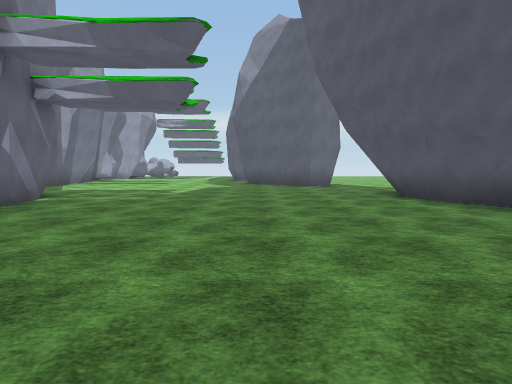
View 1 (above)

21 first-person views from a walk through a Unity game level. The camera is 1.3 m above the floor, tilts 4° down and sees 75° across. The floor is counted in squares, 2 m on a side. Each view is taken from the middle of a square. On the plan, view 1 faces up. The plan holds only what a view shows up to about 10 squares ahead; the rest is blank. The place goes on beyond the plan. Surface patterns are stand-ins for the level's own textures.

View 2
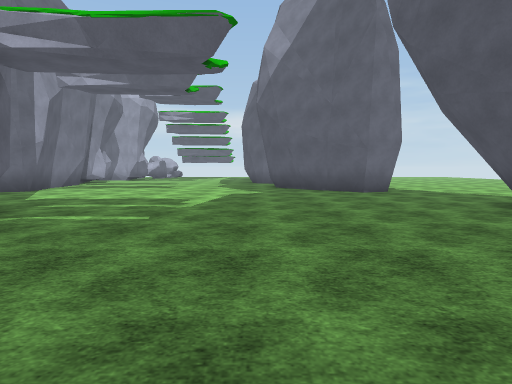

View 3
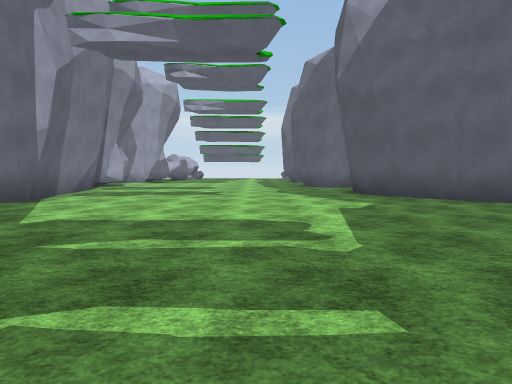

View 4
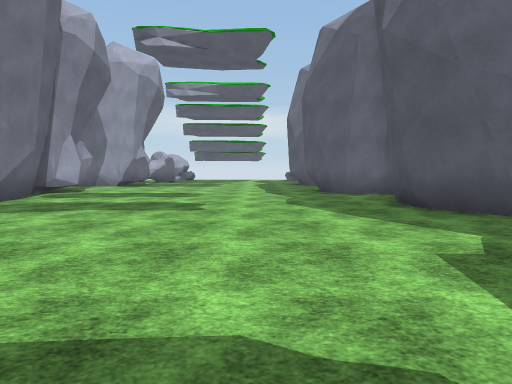

View 5
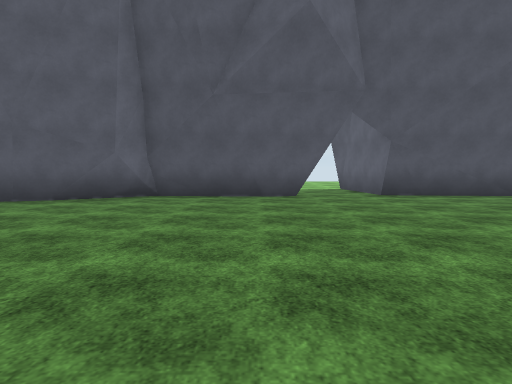

View 6
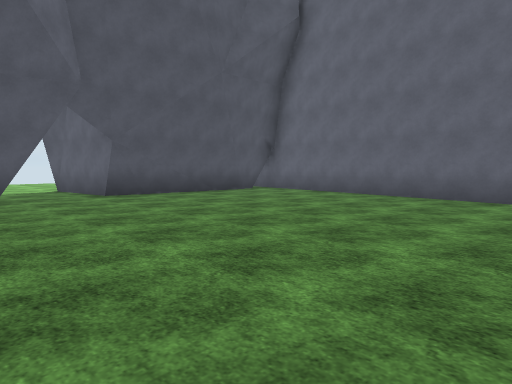

View 7
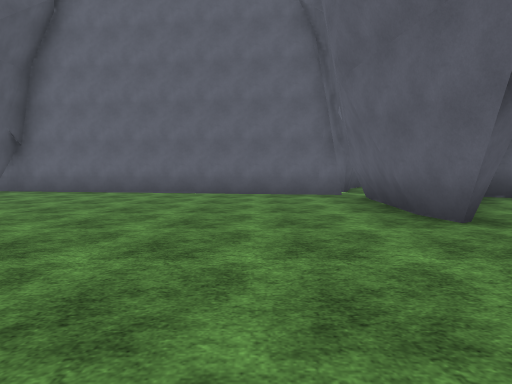

View 8
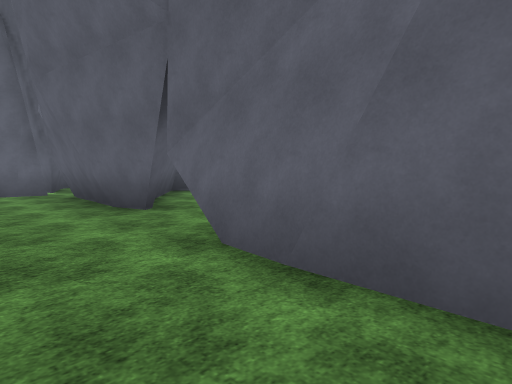

View 9
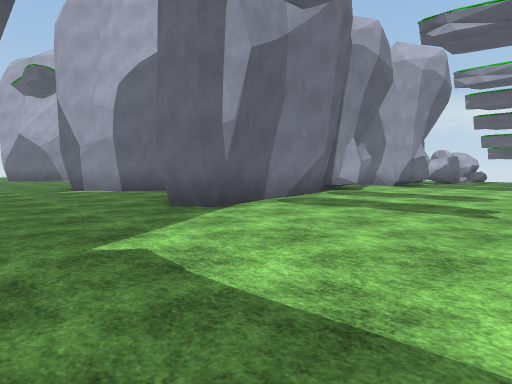

View 10
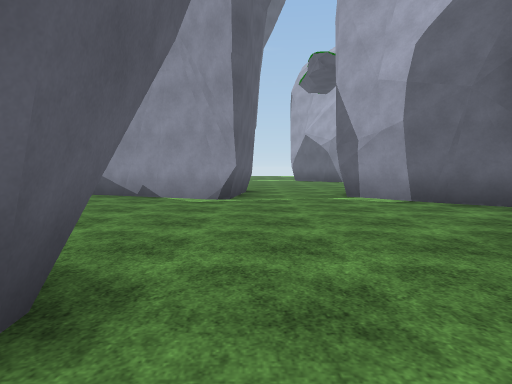

View 11
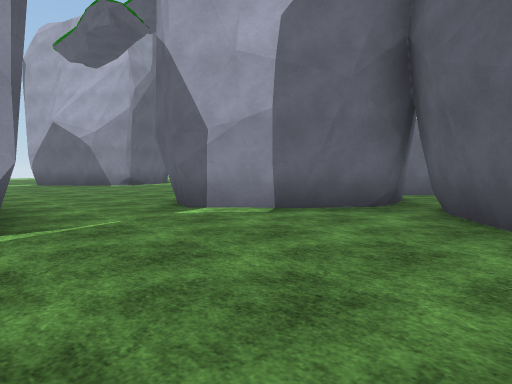

View 12
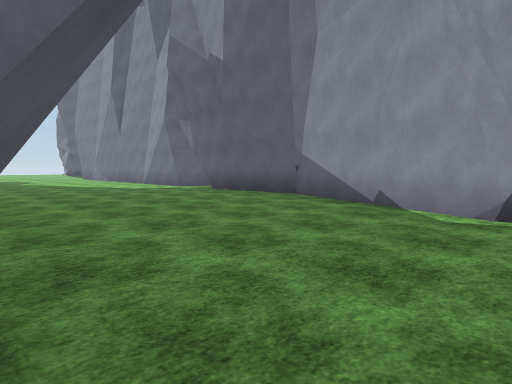

View 13
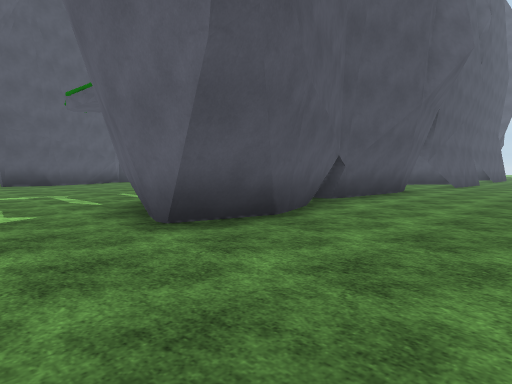

View 14
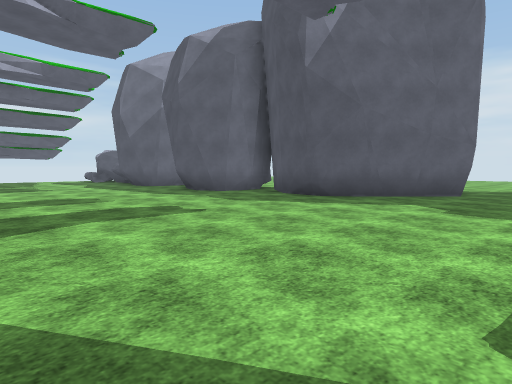

View 15
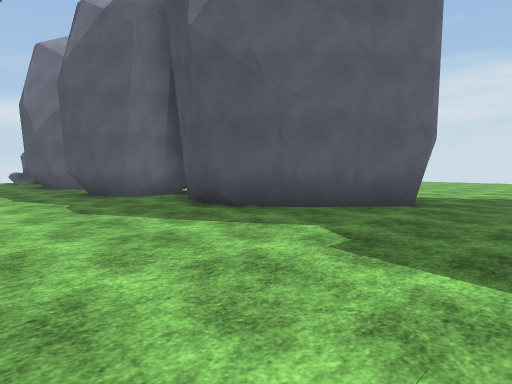

View 16
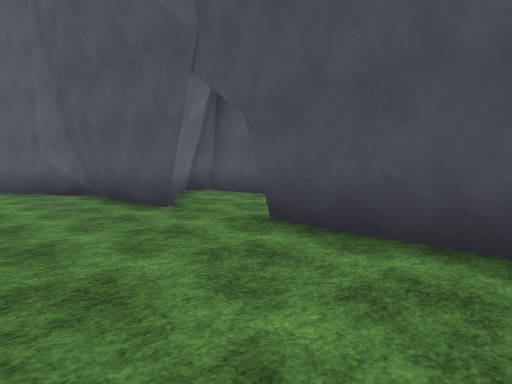

View 17
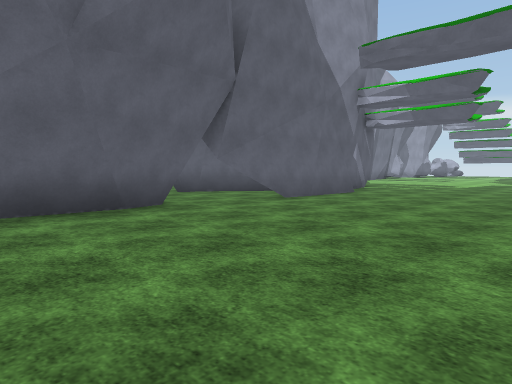

View 18
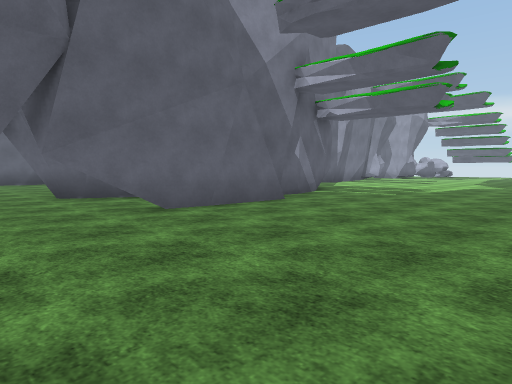

View 19
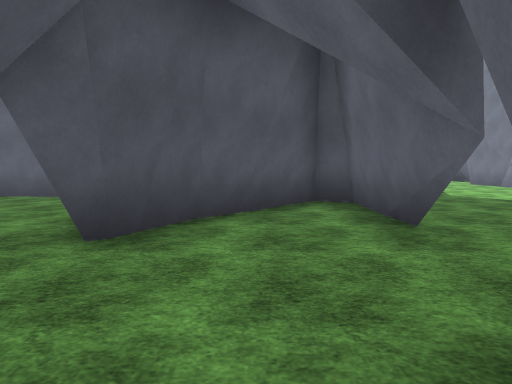

View 20
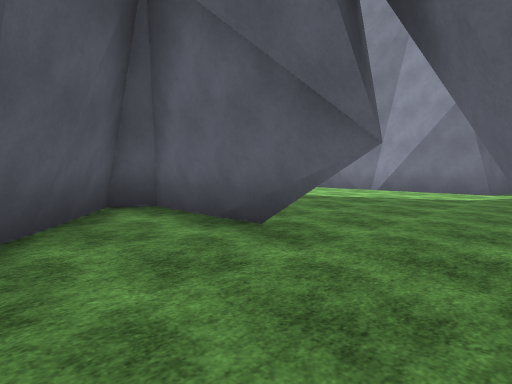

View 21
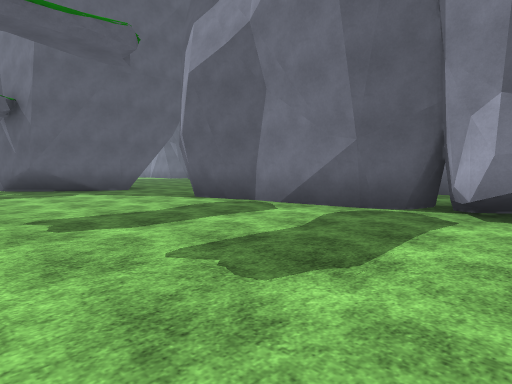

### Floor plan
Key: @ floor where view 1 was taken; # wall or solid block; . floor; T thing the floor can be seen under or through.
Columns run from 20 left of view 1 to 8 right of it. Each row starts with its distance up from view 1.
 19             #......#
 18         #  ##......###
 17         ...#.........#
 16         #. ##.......##
 15         #.###.......#
 14   ..   ##.###.......##
 13  .....##...##........##.....
 12 ......#.....#.........#.....
 11 ...........................
 10  ........................
  9     ####....###.........#
  8       #.....####.......##
  7      ##.....## #........#
  6      #.......###........#
  5      #.......###........##
  4      #.......# ##........####
  3      #.......##.T........##.#
  2      #.......#..T........#..#
  1        ......#..T........#..
  0      ...............@........
 -1     ##......#..#.........####
 -2      #......#..##........#
 -3      #......#.###........#
 -4       ......#####........#
 -5          ..  #  ## ......#
 -6          ..     # ########

Positions as (right, up) in squares from view 1, and headings:
1: (0, 0), facing up
2: (-1, 3), facing up
3: (-3, 6), facing up
4: (-3, 9), facing up
5: (-3, 2), facing right
6: (-3, 2), facing down-right
7: (-2, 3), facing down
8: (-2, 4), facing down-left
9: (-3, 9), facing up-left
10: (-6, 10), facing left
11: (-9, 9), facing up-left
12: (-8, 10), facing down-left
13: (-11, 11), facing down-right
14: (-7, 10), facing up-right
15: (-4, 10), facing up-right
16: (2, -4), facing up-right
17: (1, -4), facing up-left
18: (1, -1), facing up-left
19: (-6, 2), facing down
20: (-5, 1), facing down-left
21: (-3, 19), facing down-left
